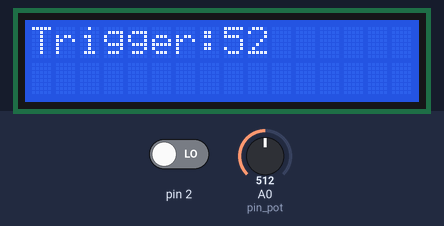
Simulated run of this sketch. Board: Arduino Mega 2560, built with avr-gcc and run on an emulated ATmega2560. Shown: 16×2 character LCD. Inputs (shaded band) come from the test bench; at power-on: A0 (pin_pot) = 512, pin 2 LOW.

Above: at 1.2 s.
1.3 s: A0 (pin_pot) set to 716
At 1.7 s:
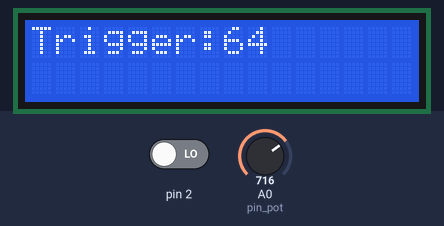
2.8 s: A0 (pin_pot) set to 900
At 4.0 s:
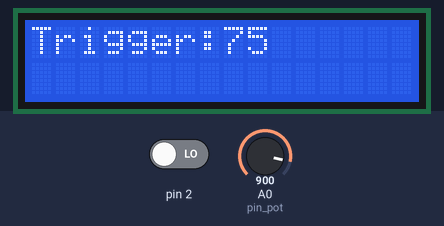
4.3 s: A0 (pin_pot) set to 1023
At 5.1 s:
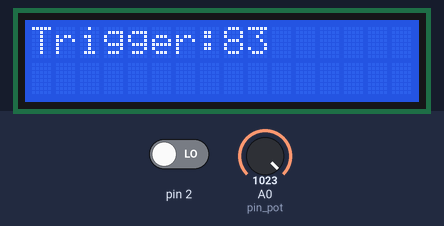
Timing chart, 0 to 7.3 s (numbered marks = the images above; inputs shaded):
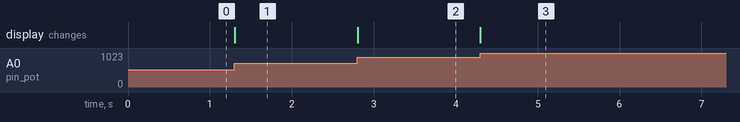

Measured:
- after the input at 1.3 s, the display: changes at once (image 1)
- after the input at 2.8 s, the display: changes at once (image 2)
- after the input at 4.3 s, the display: changes at once (image 3)

The sketch:

dimmer01.ino
```cpp
#include<TimerOne.h>
#include<LiquidCrystal.h>
LiquidCrystal lcd(52, 50, 11, 10, 9, 8); // (RS, E, D4, D5, D6, D7)

volatile int count_ge = 0;
volatile int pot;
constexpr int pin_shot = 7;
constexpr int pin_pot = A0;

void setup() {
  attachInterrupt(0, zero_cross,RISING);
  Timer1.initialize(48);
  Timer1.attachInterrupt(increment_grade);
  pinMode(pin_shot, OUTPUT);
  digitalWrite(pin_shot, LOW);

  lcd.begin(16, 2);
  lcd.clear();
}

void loop() {
  pot = analogRead(pin_pot);
  pot = map(pot, 0, 1023, 21, 83);

  lcd.setCursor(0,0);
  lcd.print("Trigger:");
  lcd.setCursor(8,0);
  lcd.print(pot);
  lcd.print("     ");
  lcd.setCursor(0,1);
}

// funcion de interrupcion externa por cruce por cero
void zero_cross() {
  count_ge = 0;
}

// funcion de interrupcion interna por timer
void increment_grade() {
  count_ge = count_ge + 1;
  if (pot == count_ge) {
    digitalWrite(pin_shot, HIGH); // 62.5 ns
    // delay(1);
    digitalWrite(pin_shot, LOW);
  }
}
```
